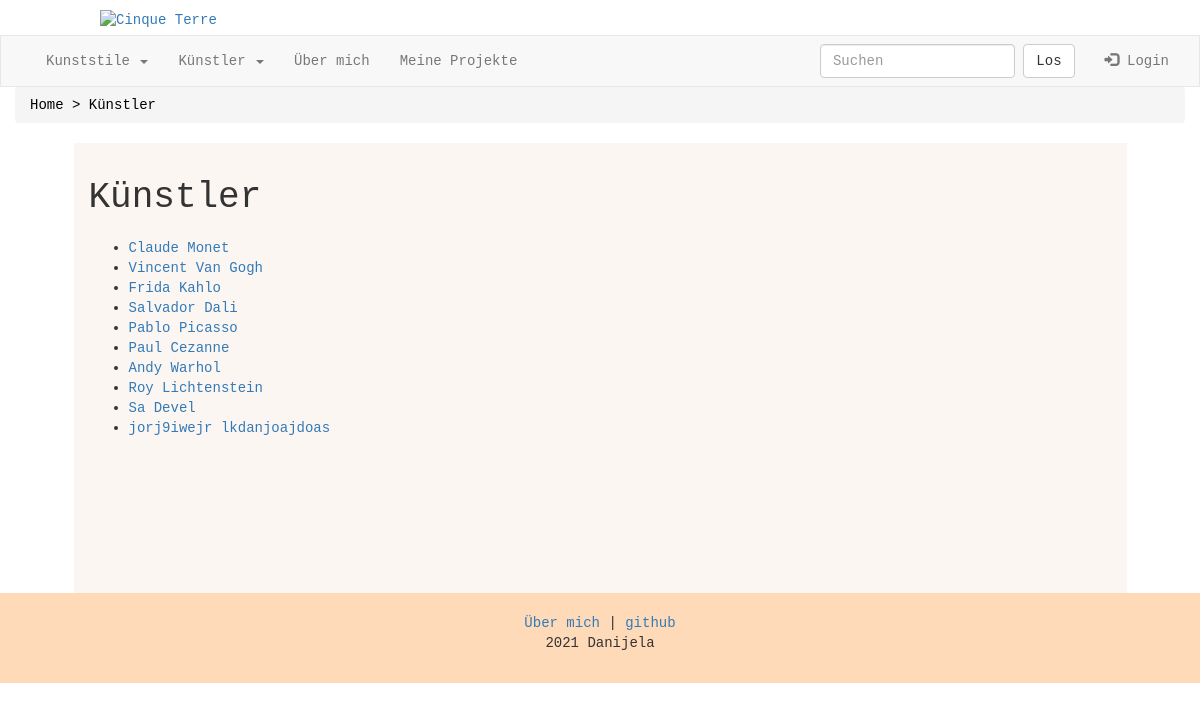
The page /Künstler.php on the database its author committed.
### tables this page shows
CREATE TABLE `kuenstler` (
  `Artist_ID` int(15) NOT NULL,
  `Vorname` varchar(50) NOT NULL,
  `Nachname` varchar(50) NOT NULL,
  `beschreibung` text NOT NULL,
  `Image` varchar(100) DEFAULT NULL
);

### Künstler.php (the view, shortened to what this page needs)
<?php require_once "header.php" ?>
<?php
mysqli_data_seek($result,0);
?>
<!DOCTYPE html>
<html lang="de">
  <head>
    <link rel=stylesheet href="style.css">
    </head>
<body>
<div class="container-fluid">
<nav aria-label="breadcrumb">
  <ol class="breadcrumb">
      <li class="breadcrumb-item active" aria-current="page"><a href="index.php"> Home > </a> <a href="Künstler.php"> Künstler</a> </li>
  </ol>
</nav>
</div>
<div class="container-fluid">
<div class="content">
<h1>Künstler</h1>
<ul>
   <?php  while ($row = $result -> fetch_assoc()) { ?>
               <li><a href="kuenstler.php?id=<?php echo $row['Artist_ID'];?>"><?php echo $row["Vorname"]." ".$row["Nachname"]; ?></a></li>
         <?php }  ?>
         </ul>
</div>
</div>
<?php require_once "footer.php" ?>
  </body>
</html>

### header.php (shortened to what this page needs)
<?php
   require 'dbverbindung.php';
    $sql = "SELECT Artist_ID,Vorname,Nachname FROM `kuenstler`";
    $stmt = $cxn -> prepare($sql);
    $stmt -> execute();
    $result = $stmt->get_result();
?>
<!DOCTYPE html>
<html lang="de">
  <head>
   <link rel="stylesheet" href="https://maxcdn.bootstrapcdn.com/bootstrap/3.4.1/css/bootstrap.min.css">
   <link rel=stylesheet href="style.css">
  </head>
  <body>
<header><a  href="index.php"><div><img src="htdocs/Logoneu.png"  alt="Cinque Terre" width="121" height="144">  </div></a></header>
          <nav class="navbar navbar-default">
              <div class="container-fluid">
            <div class="collapse navbar-collapse" id="bs-example-navbar-collapse-1">
              <ul class="nav navbar-nav">
          <li class="dropdown">
          <a class="dropdown-toggle" data-toggle="dropdown" href="stile.php">Kunststile
          <span class="caret"></span></a>
        </li>
        <li class="dropdown">
          <a class="dropdown-toggle" data-toggle="dropdown" href="Künstler.php">Künstler
           <span class="caret"></span></a>
        </li>
                <li><a href="uebermich.php">Über mich</a></li>
                <li><a href="projekte.php">Meine Projekte</a></li>
                  </ul>
                  <ul class="nav navbar-nav navbar-right">
                  <?php if(!(isset($_SESSION["loggedin"]) && $_SESSION["loggedin"] === true))
        echo'<li><a href="Login.php">
    <span class="glyphicon glyphicon-log-in"></span> Login</a></li>';
                else {echo '  <li class="dropdown">
          <a class="dropdown-toggle" data-toggle="dropdown" href=""> ';
                    echo '
          <span class="caret"></span></a>
          <ul class="dropdown-menu">
            <li><a href="logout.php">abmelden</a></li>
          </ul>
        </li>'; }
                      ?>
                  </ul>
              <ul class="nav navbar-nav navbar-right">
                  <form class="navbar-form navbar-left" role="search" method="post" action="search.php">
                   <div class="form-group">
                   <input name="suche" type="text" class="form-control" placeholder="Suchen">
                   </div>
                   <button type="submit" class="btn btn-default">Los</button>
                 </form>
              </ul>
    </div>
  </div>
</nav>
    </body>
</html>

### footer.php
 <footer class="container-fluid text-center">
<a href="uebermich.php">Über mich</a>
                <span class="footerSpace">|</span>
                <a href="github.php">github</a>
                <p>2021 Danijela</p>
</footer>

### style.css (style rules this page uses)
h1 { margin-bottom: 20px; }
.breadcrumb a { color: black; }
.content { background-color: rgba(250,240,233,0.6); padding:15px; min-height: 450px; width: 90%; margin: auto; }
footer { background-color: peachpuff; padding:20px; }
* { font-family: 'Courier'; }
.navbar { margin-bottom: 0; border-radius: 0; }
header { padding:10px 0px 5px 100px; }
header img { height: 100%; }
body { height: 100%; margin: 0; background-image: url("htdocs/white_wall.png"); }

### rows shown on the page
kuenstler: Vorname "Claude", Nachname "Monet"
kuenstler: Vorname "Vincent", Nachname "Van Gogh"
kuenstler: Vorname "Frida", Nachname "Kahlo"
kuenstler: Vorname "Salvador", Nachname "Dali"
kuenstler: Vorname "Pablo", Nachname "Picasso"
kuenstler: Vorname "Paul", Nachname "Cezanne"
kuenstler: Vorname "Andy", Nachname "Warhol"
kuenstler: Vorname "Roy", Nachname "Lichtenstein"
kuenstler: Vorname "Sa", Nachname "Devel"
kuenstler: Vorname "jorj9iwejr", Nachname "lkdanjoajdoas"
